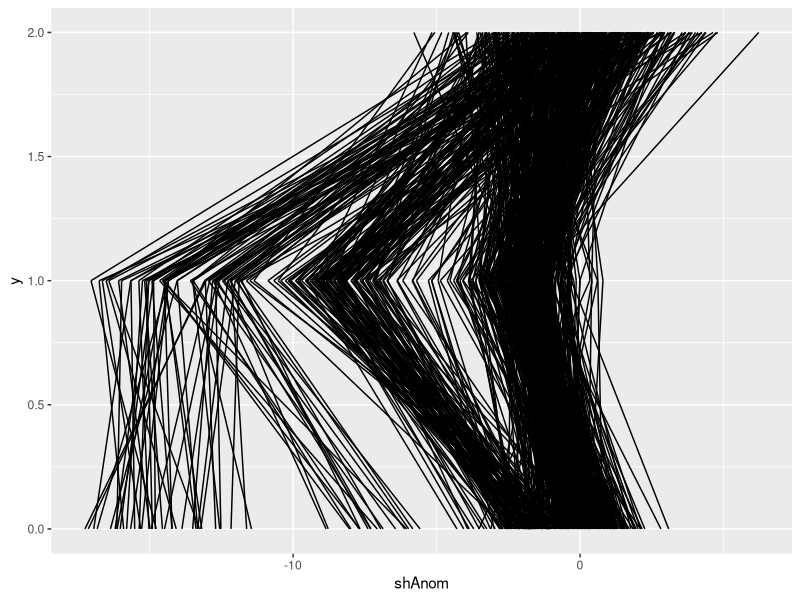

R code for this plot:
## ---- chunk 1
rm(list = ls())
set.seed(314)
library(ggplot2)
library(readr)
library(knitr)
library(dplyr)
## ---- chunk 2
gearInj <- 1:6
gvec <- c('Severe Gear', 'Moderate Gear', 'Severe No Gear', 'Minor Gear', 'Moderate No Gear', 'Minor No Gear')
gvec <- factor(gvec, levels = c('Minor No Gear', 'Minor Gear', 'Moderate No Gear', 'Moderate Gear','Severe No Gear','Severe Gear'))
ncat <- length(gearInj)
num <- c(29, 19, 12, 18, 96, 341)

dat <- data.frame(gearInjury = gearInj,
                  gearLab = gvec,
                  numEvents = num)
dat
## ---- chunk 3
hdat <- data.frame(EGNo = floor(runif(n = sum(num), min = 1004, max = 3000)),
                   EntID = sample(1:4, size = sum(num), replace = TRUE),
                   gearInjury = rep(dat$gearInjury, times = dat$numEvents),
                   gearlab = rep(dat$gearLab, times = dat$numEvents),
                   shAnom = rnorm(sum(num), sd = 2))
head(hdat)
## ---- chunk 4
hdat$ehAnom <- c(rnorm(n = dat$numEvents[1], mean = -15),
                 rnorm(n = dat$numEvents[2], mean = -12.5),
                 rnorm(n = dat$numEvents[3], mean = -13),
                 rnorm(n = dat$numEvents[4], mean = -10),
                 rnorm(n = dat$numEvents[5], mean = -8),
                 rnorm(n = dat$numEvents[6], mean = -2))

hdat$rhAnom <- c(rnorm(n = dat$numEvents[1], mean = -15),
                 rnorm(n = dat$numEvents[2], mean = -7.5),
                 rnorm(n = dat$numEvents[3], mean = -13),
                 rnorm(n = dat$numEvents[4], mean = -1),
                 rnorm(n = dat$numEvents[5], mean = -2),
                 rnorm(n = dat$numEvents[6], mean = 0))
head(hdat)
## ---- chunk 5
p <- ggplot(data = hdat)+
  geom_segment(aes(x = shAnom, xend = ehAnom, y = 2, yend = 1)) +
  geom_segment(aes(x = ehAnom, xend = rhAnom, y = 1, yend = 0))
p
